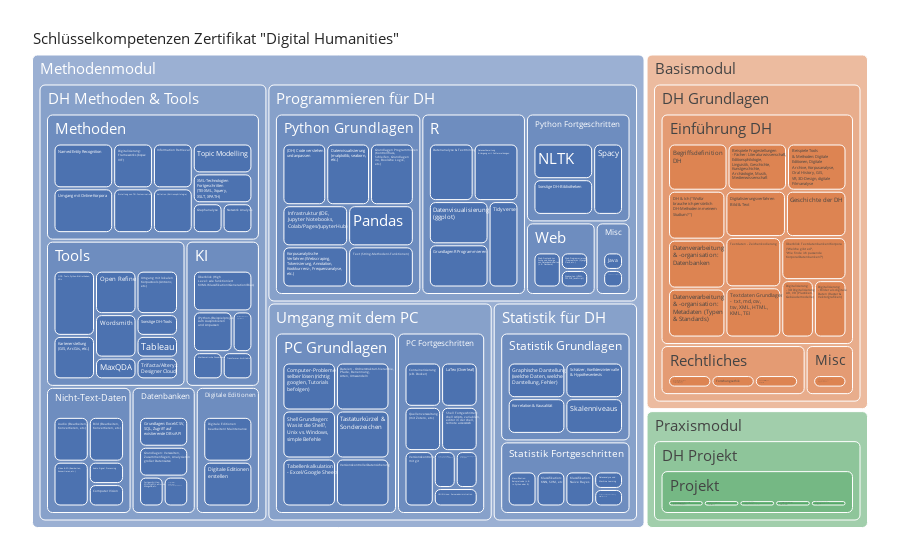

Source (notebook cell):
### Markdown cell above
# Mit Modulen & AS

### Code cell
import plotly.express as px

fig = px.treemap(df, path=[
    px.Constant('Schlüsselkompetenzen Zertifikat "Digital Humanities"'),
    'Modul',
    'Bereich',
    'Unterbereich',
    'AS'
    ],
    values='Prio_',
    # hover_data=['Zeitaufwand'],
    # marker_colors = RUB_colors
    # color='Zertifikatsbereich'
)
fig.update_traces(marker=dict(cornerradius=5))
fig.update_layout(margin=dict(t=25, l=25, r=25, b=25))
fig.update_traces(hovertemplate='%{label}')
fig.update_layout(
    template='seaborn',
    font=dict(
        # family="Courier New, monospace",
        size=15,  # Set the font size here
        # color="RebeccaPurple"
    )
)
fig.show()
fig.write_html("AS_3Module.html",  include_plotlyjs='cdn')

### Figure 1 — Plotly figure (JSON) as saved in the notebook; plotly's stock layout.template omitted (floating-point values rounded to 4 significant figures; data arrays with more than 128 entries replaced by an {"elided": "..."} marker saying what was removed)
{"data": [{"branchvalues": "total", "domain": {"x": [0, 1], "y": [0, 1]}, "hovertemplate": "%{label}", "ids": {"elided": "129 str values"}, "labels": {"elided": "129 str values"}, "marker": {"cornerradius": 5}, "name": "", "parents": {"elided": "129 str values"}, "type": "treemap", "values": {"elided": "129 int values"}}], "layout": {"font": {"size": 15}, "legend": {"tracegroupgap": 0}, "margin": {"b": 25, "l": 25, "r": 25, "t": 25}}}
